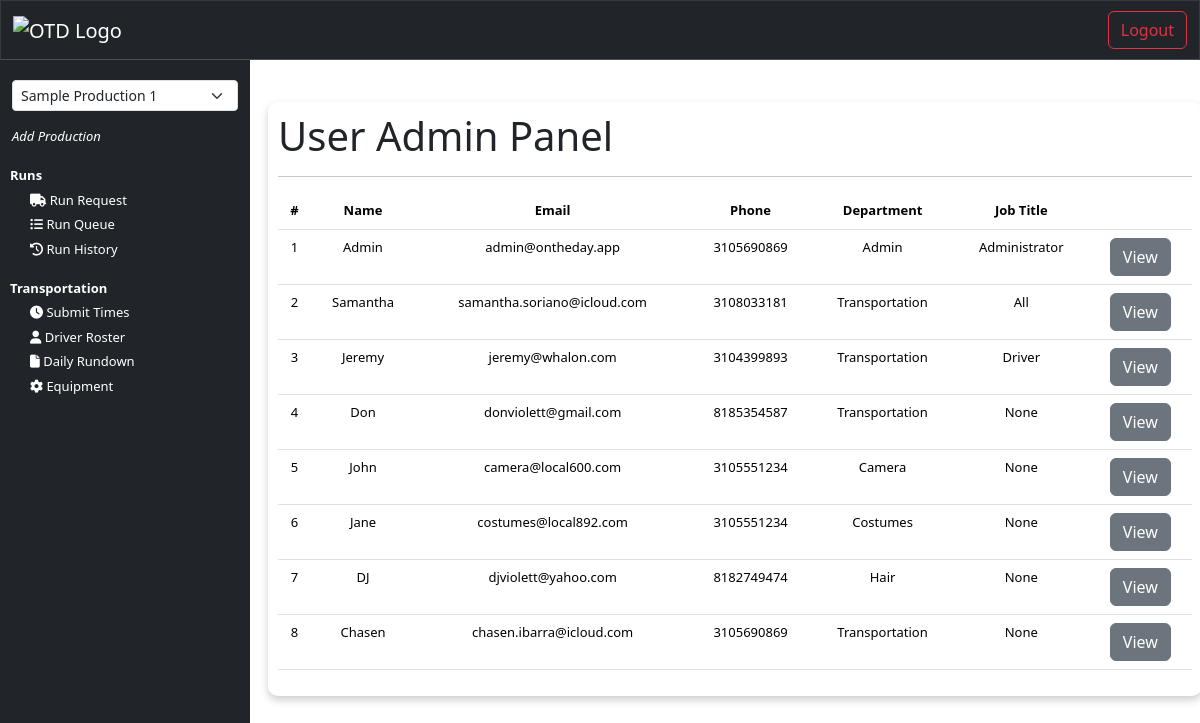
The app's page /user_admin (signed in) with its own data.
### core/models.py (models this page shows, shortened)
class NewUser(AbstractBaseUser, PermissionsMixin):
    email = models.EmailField(_('email address'), unique=True)
    username = models.CharField(max_length=150, unique=True)
    first_name = models.CharField(max_length=150)
    last_name = models.CharField(max_length=150)
    start_date = models.DateTimeField(default=timezone.now)
    is_staff = models.BooleanField(default=False)
    is_active = models.BooleanField(default=False)
    production_title = models.CharField(max_length=150, blank=True, null=True)
    phone_number = models.CharField(max_length=20)
    department = models.CharField(max_length=150, blank=True)
    job_title = models.CharField(max_length=150, blank=True, null=True)
    productions = models.ManyToManyField('Production', related_name='users', blank=True)
    objects = CustomAccountManager()
    USERNAME_FIELD = 'email'
    REQUIRED_FIELDS = ['username', 'first_name']

### interface/views.py (the view)
# urls.py: path('user_admin', views.user_admin, name="user_admin"),
@login_required(login_url=login)
def user_admin(request):
    users = NewUser.objects.all()
    user = get_object_or_404(NewUser, id=request.user.id)
    user_productions = user.productions.filter(is_active=True)
    context = {
        'users': users,
        'user_productions': user_productions,
    }
    return render(request, 'interface/user_admin.html', context = context)

### interface/templates/interface/user_admin.html
{% extends 'interface/layout.html' %}
{% load crispy_forms_tags %}
{% block content %}
    <main>
        <br>
        <div class="container card-body">
            <h1>User Admin Panel</h1>
            <hr>
            <div class="table-responsive">
                <table class="table">
                    <thead>
                        <tr>
                            <th scope="col">#</th>
                            <th scope="col">Name</th>
                            <th scope="col">Email</th>
                            <th scope="col">Phone</th>
                            <th scope="col">Department</th>
                            <th scope="col">Job Title</th>
                            <th scope="col"></th>
                        </tr>
                    </thead>
                    <tbody>
                        {% for user in users %}
                            <tr>
                                <td>{{ user.id }}</td>
                                <td>{{ user.first_name }} {{ users.last_name }}</td>
                                <td>{{ user.email }}</td>
                                <td>{{ user.phone_number }}</td>
                                <td>{{ user.department }}</td>
                                <td>{{ user.job_title }}</td>
                                <td>
                                    <button class="btn btn-secondary">View</button>
                                </td>
                            </tr>
                        {% endfor %}
                    </tbody>
                </table>
            </div>
        </div>
    </main>
{% endblock %}

### static/css/style.css (style rules this page uses)
body { padding: 0; margin: 0; background-color: white; }
main { margin: 0; padding: 0; }
.card-body { padding: 20px; margin: 20px; border-radius: 10px; box-shadow: 0 4px 8px 0 rgba(0,0,0,0.2); background-color: white; }
td, th { text-align: center; }
@media (min-width: 768px) { .card-body { padding: 10px; margin: 10px; font-size: small; } }
@media (min-width: 994px) { th { white-space: nowrap; } }

### records on screen
NewUser: id "1", first_name "Admin", email "admin@ontheday.app", phone_number "3105690869", department "Admin", job_title "Administrator"
NewUser: id "2", first_name "Samantha", email "samantha.soriano@icloud.com", phone_number "3108033181", department "Transportation", job_title "All"
NewUser: id "3", first_name "Jeremy", email "jeremy@whalon.com", phone_number "3104399893", department "Transportation", job_title "Driver"
NewUser: id "4", first_name "Don", email "donviolett@gmail.com", phone_number "8185354587", department "Transportation", job_title "None"
NewUser: id "5", first_name "John", email "camera@local600.com", phone_number "3105551234", department "Camera", job_title "None"
NewUser: id "6", first_name "Jane", email "costumes@local892.com", phone_number "3105551234", department "Costumes", job_title "None"
NewUser: id "7", first_name "DJ", email "djviolett@yahoo.com", phone_number "8182749474", department "Hair", job_title "None"
NewUser: id "8", first_name "Chasen", email "chasen.ibarra@icloud.com", phone_number "3105690869", department "Transportation", job_title "None"

### other values on screen
form field production_title "Sample Production 1"
